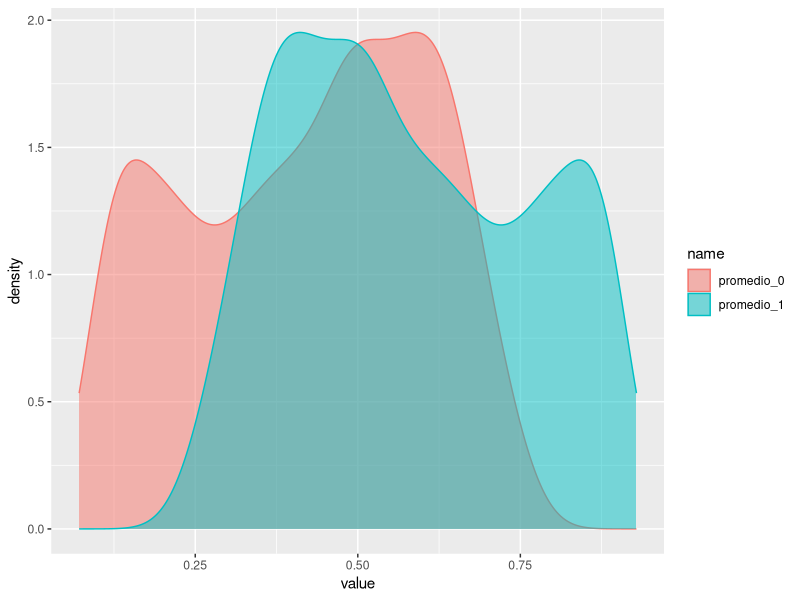

The R source for this figure: (Note: this script raises an error after producing the figure.)
## ---- chunk 1
knitr::opts_chunk$set(echo = TRUE,
                      warning = FALSE,
                      message = FALSE,
                      fig.align = "center")
## ---- chunk 2
library(tidyverse)
subm3 <- read_csv("../submission/sub_03_svmR.csv") %>% 
  rename(svmR = rating)

subm43 <- read_csv("../submission/sub_43_mlp.csv") %>% 
  rename(mlp = rating) 

subm51 <- read_csv("../submission/sub_51_lgbm_roc.csv") %>% 
  rename(lgbm = rating) 

subm78 <- read_csv("../submission/sub_78_catb_f1.csv") %>% 
  rename(catboost_f1 = rating)  
## ---- chunk 3
subm_completa <- inner_join(subm3, subm43, by = "id") %>% 
  inner_join(subm51, by = "id") %>% 
  inner_join(subm78, by = "id")
head(subm_completa)
## ---- chunk 4
subm_completa %>% 
  mutate(bandera = svmR + mlp + lgbm + catboost_f1,
         promedio = bandera / 4,
         promedio = as.character(promedio),
         rating = if_else(promedio == "1", true = 1,
                          false = if_else(
                            promedio == "0", true = 0,
                            false = if_else(
                              promedio == "0.75", true = 1,
                              false = if_else(
                                promedio == "0.25", true = 0,
                                false = mlp
                              )
                            )
                          ))) %>% 
  select(id, rating) ->
  sub79_ensamble_svmR_mlp_lgbm_catboost
head(sub79_ensamble_svmR_mlp_lgbm_catboost)
## ---- chunk 5
write_csv(sub79_ensamble_svmR_mlp_lgbm_catboost,
          file = "../submission/sub79_ensamble_svmR_mlp_lgbm_catboost.csv")
## ---- chunk 6
subm_completa %>% 
  mutate(bandera = svmR + mlp + lgbm + catboost_f1,
         promedio = bandera / 4,
         promedio = as.character(promedio),
         rating = if_else(promedio == "1", true = 1,
                          false = if_else(
                            promedio == "0", true = 0,
                            false = if_else(
                              promedio == "0.75", true = 1,
                              false = if_else(
                                promedio == "0.25", true = 0,
                                false = lgbm
                              )
                            )
                          ))) %>% 
  select(id, rating) ->
  sub80_ensamble_svmR_mlp_lgbm_catboost
head(sub80_ensamble_svmR_mlp_lgbm_catboost)
## ---- chunk 7
write_csv(sub80_ensamble_svmR_mlp_lgbm_catboost,
          file = "../submission/sub80_ensamble_svmR_mlp_lgbm_catboost.csv")
## ---- chunk 8
library(tidyverse)
subm17 <- read_csv("../submission/sub_17_catboost_boosting.csv") %>% 
  rename(catboost_auc = rating)

subm43 <- read_csv("../submission/sub_43_mlp.csv") %>% 
  rename(mlp = rating) 

subm51 <- read_csv("../submission/sub_51_lgbm_roc.csv") %>% 
  rename(lgbm = rating) 

subm78 <- read_csv("../submission/sub_78_catb_f1.csv") %>% 
  rename(catboost_f1 = rating)  
## ---- chunk 9
subm_completa <- inner_join(subm17, subm43, by = "id") %>% 
  inner_join(subm51, by = "id") %>% 
  inner_join(subm78, by = "id")
head(subm_completa)
## ---- chunk 10
subm_completa %>% 
  mutate(bandera = catboost_auc + mlp + lgbm + catboost_f1,
         promedio = bandera / 4,
         promedio = as.character(promedio),
         rating = if_else(promedio == "1", true = 1,
                          false = if_else(
                            promedio == "0", true = 0,
                            false = if_else(
                              promedio == "0.75", true = 1,
                              false = if_else(
                                promedio == "0.25", true = 0,
                                false =mlp
                              )
                            )
                          ))) %>% 
  select(id, rating) ->
  sub81_ensamble_catbpy_mlp_lgbm_catboost
head(sub81_ensamble_catbpy_mlp_lgbm_catboost)
## ---- chunk 11
write_csv(sub81_ensamble_catbpy_mlp_lgbm_catboost,
          file = "../submission/sub81_ensamble_catbpy_mlp_lgbm_catboost.csv")
## ---- chunk 12
library(tidyverse)
subm43 <- read_csv("../submission/sub_43_mlp.csv") %>% 
  rename(mlp = rating) 

subm51 <- read_csv("../submission/sub_51_lgbm_roc.csv") %>% 
  rename(lgbm = rating) 

subm78 <- read_csv("../submission/sub_78_catb_f1.csv") %>% 
  rename(catboost_f1 = rating)   
## ---- chunk 13
subm_completa <- inner_join(subm43, subm51, by = "id") %>% 
  inner_join(subm78, by = "id")
head(subm_completa)
## ---- chunk 14
subm_completa %>% 
  mutate(bandera = mlp + lgbm + catboost_f1,
         promedio = bandera / 3,
         promedio = as.character(promedio),
         rating = if_else(promedio == "0.333333333333333", true = 0,
                          false = if_else(
                            promedio == "0.666666666666667", true = 1,
                            false = mlp
                          ))) %>% 
  select(id, rating) ->
  sub82_ensamble_mlp_lgbm_catboost
head(sub82_ensamble_mlp_lgbm_catboost)
## ---- chunk 15
write_csv(sub82_ensamble_mlp_lgbm_catboost,
          file = "../submission/sub82_ensamble_mlp_lgbm_catboost.csv")
## ---- chunk 16
probs_mlp <- read_csv("../probabilitys/prob_mlp.csv") %>% 
  rename(pred0_mlp = .pred_0,
         pred1_mlp = .pred_1)

probs_lgbm_roc <- read_csv("../probabilitys/prob_lgbm_roc.csv") %>% 
  rename(pred0_lgbm_roc = .pred_0,
         pred1_lgbm_roc = .pred_1)

probs_catb_f1 <- read_csv("../probabilitys/prob_catb_f1.csv") %>% 
  rename(pred0_catb_f1 = .pred_0,
         pred1_catb_f1 = .pred_1)

## ---- chunk 17
probs_juntas <- bind_cols(probs_mlp, probs_lgbm_roc, probs_catb_f1)
head(probs_juntas)
## ---- chunk 18
promedio_probs <- probs_juntas %>% 
  mutate(promedio_1 = (pred1_mlp + pred1_lgbm_roc + pred1_catb_f1) / 3,
         promedio_0 = (pred0_mlp + pred0_lgbm_roc + pred0_catb_f1) / 3)
promedio_probs %>% 
  select(promedio_0, promedio_1) %>% 
  pivot_longer(cols = everything()) %>% 
  ggplot(aes(x = value, fill = name, color = name)) +
  geom_density(alpha = 0.5)
## ---- chunk 19
# Sample submission con "id"
sample_subm <- read_csv("../data/sample_submission.csv")
## ---- chunk 20
promedio_probs %>% 
  mutate(id = sample_subm$id,
         rating = if_else(promedio_1 > 0.5, true = "1", false = "0")) %>% 
  select(id, rating) ->
  sub83_emsamble_probs_mlp_lgbmroc_catbf1
head(sub83_emsamble_probs_mlp_lgbmroc_catbf1)
## ---- chunk 21
write_csv(sub83_emsamble_probs_mlp_lgbmroc_catbf1,
          file = "../submission/sub83_emsamble_probs_mlp_lgbmroc_catbf1.csv")
## ---- chunk 22
promedio_probs %>% 
  mutate(id = sample_subm$id,
         rating = if_else(promedio_1 > 0.45, true = "1", false = "0")) %>% 
  select(id, rating) ->
  sub84_emsamble_probs_mlp_lgbmroc_catbf1
head(sub84_emsamble_probs_mlp_lgbmroc_catbf1)
## ---- chunk 23
write_csv(sub84_emsamble_probs_mlp_lgbmroc_catbf1,
          file = "../submission/sub84_emsamble_probs_mlp_lgbmroc_catbf1.csv")
## ---- chunk 24
promedio_probs %>% 
  mutate(id = sample_subm$id,
         rating = if_else(promedio_1 > 0.40, true = "1", false = "0")) %>% 
  select(id, rating) ->
  sub85_emsamble_probs_mlp_lgbmroc_catbf1
head(sub85_emsamble_probs_mlp_lgbmroc_catbf1)
## ---- chunk 25
write_csv(sub85_emsamble_probs_mlp_lgbmroc_catbf1,
          file = "../submission/sub85_emsamble_probs_mlp_lgbmroc_catbf1.csv")
## ---- chunk 26
subm3 <- read_csv("../submission/sub_03_svmR.csv") %>% 
  rename(svmR = rating)

subm17 <- read_csv("../submission/sub_17_catboost_boosting.csv") %>% 
  rename(catboost_auc = rating)

subm85 <- read_csv("../submission/sub85_emsamble_probs_mlp_lgbmroc_catbf1.csv") %>% 
  rename(mlp_lgbm_catb = rating) 

## ---- chunk 27
subm_completa <- inner_join(subm3, subm17, by = "id") %>% 
  inner_join(subm85, by = "id")
head(subm_completa)
## ---- chunk 28
subm_completa %>% 
  mutate(bandera = svmR + catboost_auc + mlp_lgbm_catb,
         promedio = bandera / 3,
         promedio = as.character(promedio),
         rating = if_else(promedio == "0.333333333333333", true = 0,
                          false = if_else(
                            promedio == "0.666666666666667", true = 1,
                            false = mlp_lgbm_catb
                          ))) %>% 
  select(id, rating) ->
  sub86_ensamble_svmR_catauc_mlplgbmcatb
head(sub86_ensamble_svmR_catauc_mlplgbmcatb)
## ---- chunk 29
write_csv(sub86_ensamble_svmR_catauc_mlplgbmcatb,
          file = "../submission/sub86_ensamble_svmR_catauc_mlplgbmcatb.csv")
